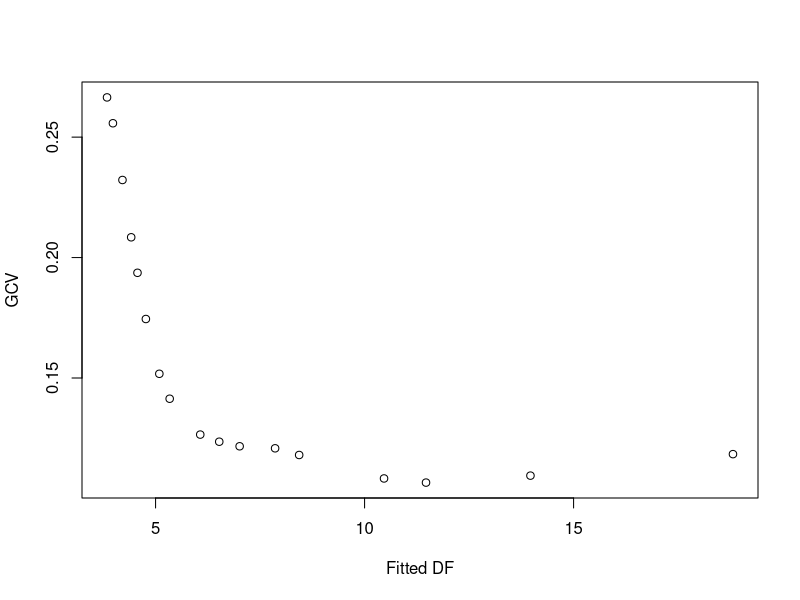

The R source for this figure:
library(locfit)


### Name: gcvplot
### Title: Compute a generalized cross-validation plot.
### Aliases: gcvplot
### Keywords: htest

### ** Examples

data(ethanol)
plot(gcvplot(NOx~E,data=ethanol,alpha=seq(0.2,1.0,by=0.05)))
